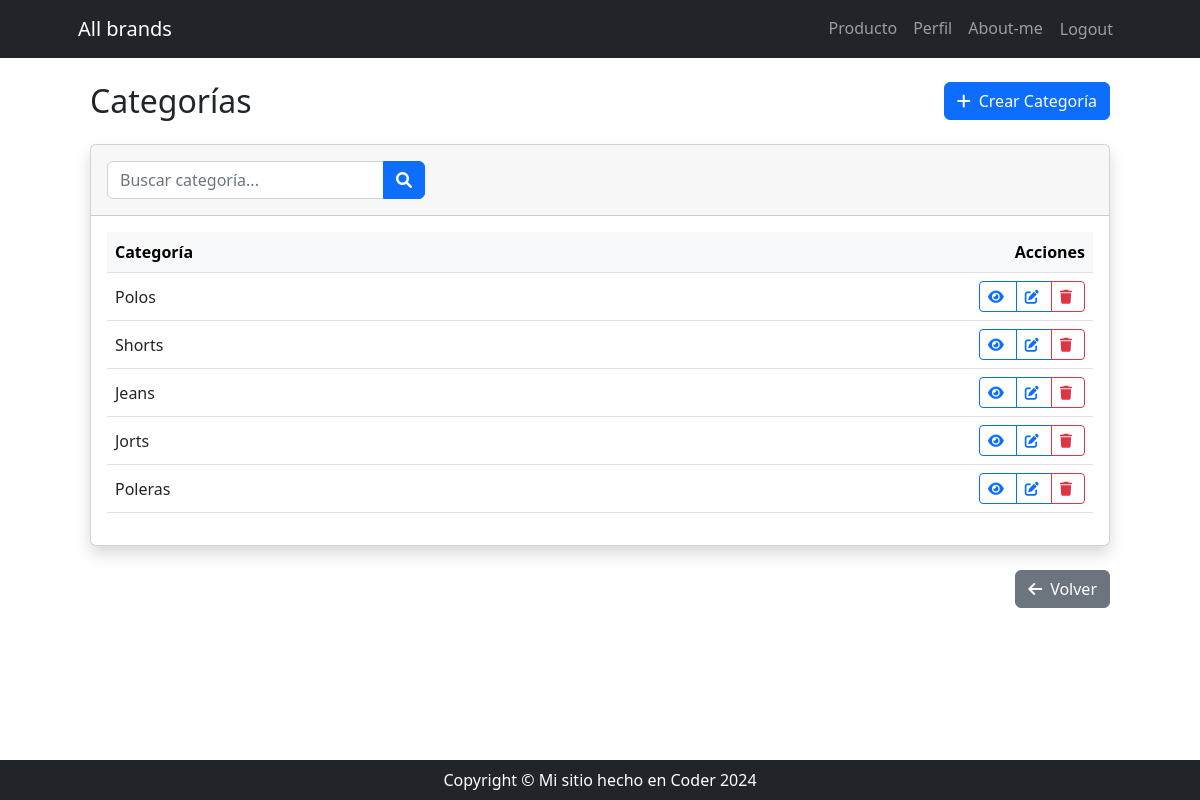
Before: /producto/categoria/list/ (signed in) with the older database file.
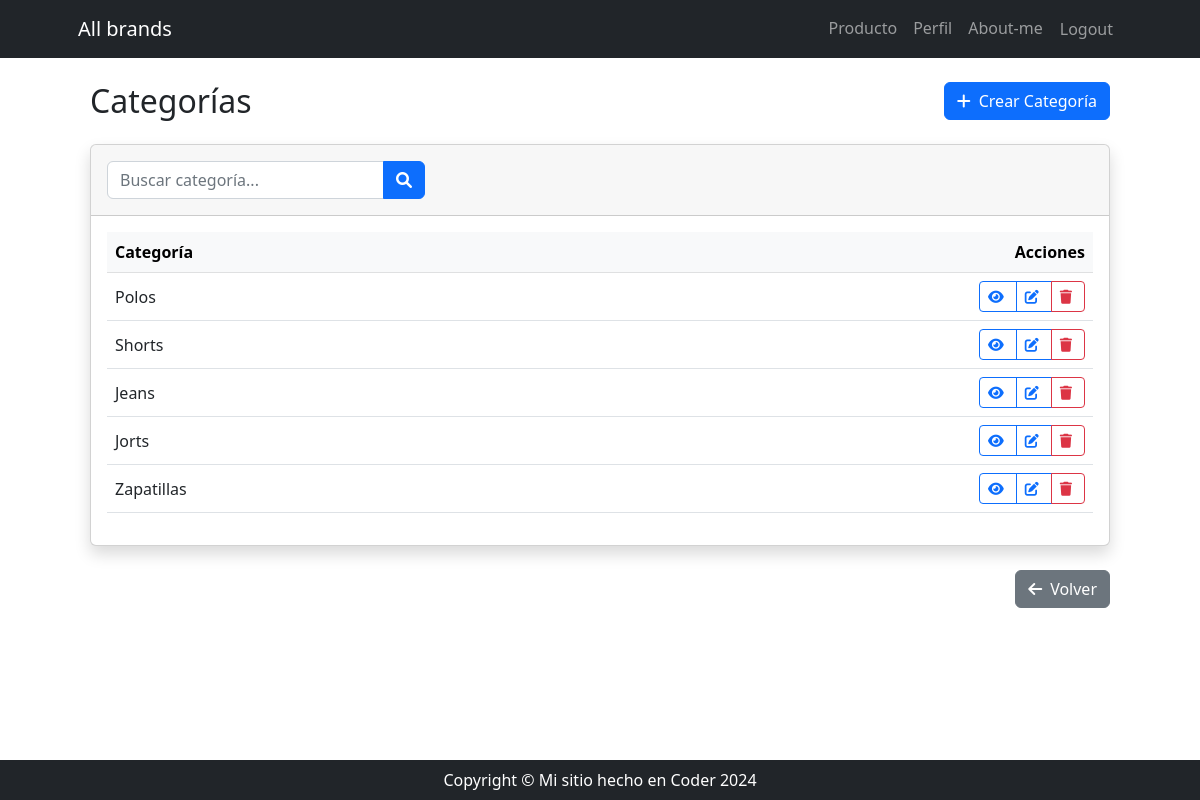
After: the same page with the newer database file.
### producto/models.py (models this page shows)
class Categoria(models.Model):
    nombre = models.CharField(max_length=255, unique=True)
    descripcion = models.TextField(blank=True, null=True, verbose_name='descripción')
    def __str__(self):
        return self.nombre
    class Meta:
        verbose_name = 'Categoría de Productos'
        verbose_name_plural = 'Categorías de Productos'

### producto/views_models/categoria.py (the view)
# urls.py: path('categoria/list/', categoria.categoria_list, name='categoria_list'),
def categoria_list(request: HttpRequest) -> HttpResponse:
    busqueda = request.GET.get('busqueda')
    if busqueda:
        queryset = Categoria.objects.filter(nombre__icontains=busqueda)
    else:
        queryset = Categoria.objects.all()
    return render(request, 'producto/categoria_list.html', {'object_list': queryset})

### producto/templates/producto/categoria_list.html (shortened to what this page needs)
{% extends 'core/base.html' %}
{% block content %}
    <div class="container-fluid py-4">
        <div class="d-sm-flex align-items-center justify-content-between mb-4">
            <h1 class="h2 mb-0 text-gray-800">Categorías</h1>
            <a href="{% url 'producto:categoria_create' %}" class="btn btn-primary">
                <i class="fas fa-plus me-2"></i>Crear Categoría
            </a>
        </div>
        <div class="card shadow mb-4">
            <div class="card-header py-3">
                <form class="row g-3 align-items-center" method="get">
                    <div class="col-12 col-md-6 col-lg-4">
                        <div class="input-group">
                            <input type="text" name="busqueda" class="form-control" placeholder="Buscar categoría..."
                                   value="{{ request.GET.busqueda }}">
                            <button type="submit" class="btn btn-primary">
                                <i class="fas fa-search"></i>
                            </button>
                        </div>
                    </div>
                </form>
            </div>
            <div class="card-body">
                <div class="table-responsive">
                    <table class="table table-hover align-middle">
                        <thead class="table-light">
                            <tr>
                                <th>Categoría</th>
                                <th class="text-end">Acciones</th>
                            </tr>
                        </thead>
                        <tbody>
                            {% for categoria in object_list %}
                                <tr>
                                    <td>{{ categoria }}</td>
                                    <td class="text-end">
                                        <div class="btn-group" role="group">
                                            <a href="{% url 'producto:categoria_detail' categoria.id %}"
                                               class="btn btn-outline-primary btn-sm">
                                                <i class="fas fa-eye"></i>
                                            </a>
                                            <a href="{% url 'producto:categoria_update' categoria.id %}"
                                               class="btn btn-outline-primary btn-sm">
                                                <i class="fas fa-edit"></i>
                                            </a>
                                            <a href="{% url 'producto:categoria_delete' categoria.id %}"
                                               class="btn btn-outline-danger btn-sm">
                                                <i class="fas fa-trash"></i>
                                            </a>
                                        </div>
                                    </td>
                                </tr>
                            {% endfor %}
                        </tbody>
                    </table>
                </div>
            </div>
        </div>
        <div class="text-end mt-3">
            <a href="{% url 'producto:index' %}" class="btn btn-secondary">
                <i class="fas fa-arrow-left me-2"></i>Volver
            </a>
        </div>
    </div>
{% endblock content %}

Changed rows visible on the page:
removed Categoria: nombre "Poleras"
added Categoria: nombre "Zapatillas"
